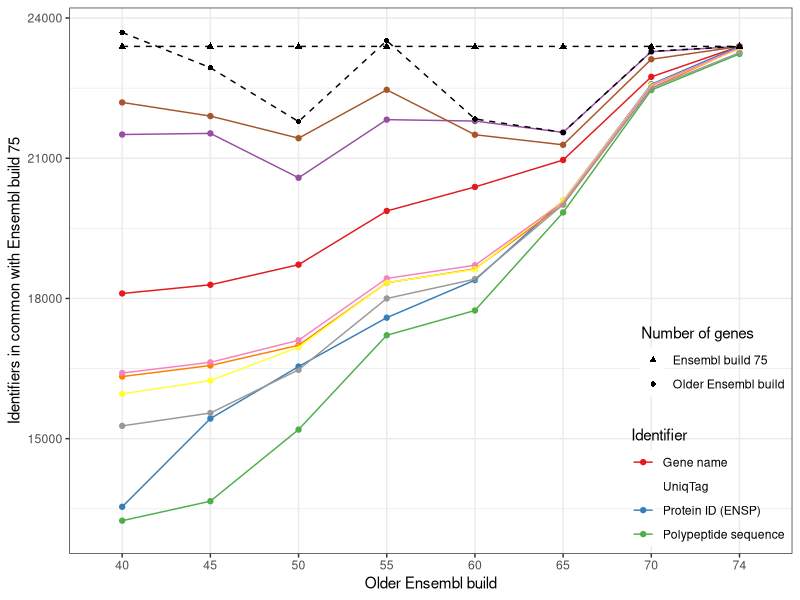

The R source for this figure:
## ---- chunk 1
library(ggplot2)
library(reshape2)
library(scales) # for alpha
## ---- chunk 2
data.orig <- read.delim('uniqtag.tsv',
	colClasses = c(A = 'factor', B = 'factor'))
x <- do.call(rbind, strsplit(as.character(data.orig$Table), '.', fixed = TRUE))
colnames(x) <- c('Data', 'Transform', 'Identifier')
data <- cbind(data.orig, x)

build.wide <- with(data,
	data.frame(Build.A = A, Build.B = B,
		Num.A = Only.A + Both, Num.B = Only.B + Both))
build.tall <- melt(build.wide, id.vars = c('Build.A', 'Build.B'),
	variable.name = 'Build', value.name = 'Count')
## ---- chunk 3
aes.data <- aes(x = A, y = Both,
	group = Table, color = Identifier)
aes.build <- aes(x = Build.A, y = Count,
	group = Build, shape = Build)
ggplot() +
	geom_point(aes.data, data) +
	geom_line(aes.data, data) +
	scale_color_brewer(palette = 'Set1',
		breaks = c('gene', 'uniqtag7', 'id', 'seq'),
		labels = c('Gene name', 'UniqTag',
			'Protein ID (ENSP)', 'Polypeptide sequence')) +

	geom_point(aes.build, build.tall) +
	geom_line(aes.build, build.tall, linetype = 'dashed') +
	scale_shape(name = 'Number of genes',
		breaks = c('Num.B', 'Num.A'),
		labels = c('Ensembl build 75', 'Older Ensembl build')) +

	theme_bw() +
	theme(legend.position = c(1.0, 0),
		legend.justification = c(1, 0),
		legend.box.just = 'right',
		legend.background = element_rect(fill = alpha('white', 0))) +
	xlab('Older Ensembl build') +
	ylab('Identifiers in common with Ensembl build 75')
